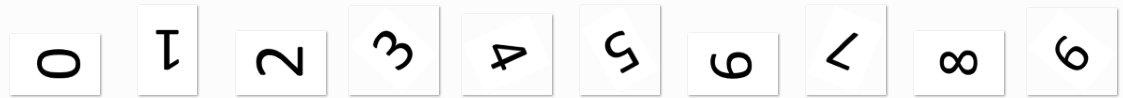
#> input picture HW5/pic.PNG, 1123 x 98 px, found by its file name
$ python 'done third XD.py'
#> lines starting #> are read from the running program, lines starting #| are printed output that depends on the picture; after the words box and inside, x2 and y2 are one past the last pixel; in counts of white or black regions, pixels touching at a corner belong together
import cv2 as cv
import imutils
import matplotlib.pyplot as plt
from time import sleep
########################################################################################################
number = []
numberkp = []
numberdsc = []
features = []
matches = []
good = []
x = []
y = []
n = 0
########################################################################################################
sift = cv.xfeatures2d.SIFT_create()
bf = cv.BFMatcher(cv.NORM_L2,crossCheck=False)
########################################################################################################
target = cv.imread("/home/mohsencactus/Opencv/HW5/pic.PNG")
#> target is the input picture: shape (98, 1123, 3); min 0, max 255, mean 241.8
#target = imutils.resize(target , height=200 , width=300)
tgkp,tgdsc = sift.detectAndCompute(target,None)
#> tgkp = 106 keypoints; strongest (x, y, size): (300, 50, 4.2), (854, 35, 4.1), (158, 32, 3.4), (621, 33, 3.8)
########################################################################################################
numberpath = "/home/mohsencactus/Opencv/HW5/Q1/"
for i in range (10):
    result = cv.imread(numberpath + str(i) + '.PNG')
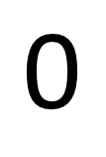
#> input picture HW5/Q1/0.PNG, 106 x 157 px, found by its file name
#> result is the input picture: shape (157, 106, 3); min 0, max 255, mean 229.7
    result = imutils.resize(result,height=len(target))
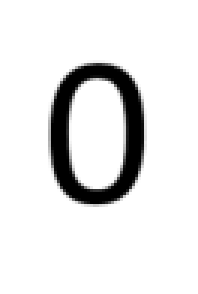
#> result: shape (98, 66, 3) (shown 3 times larger); min 0, max 255, mean 229.7
    kp,dsc = sift.detectAndCompute(result,None)
#> kp = 8 keypoints; (x, y, size): (32, 55, 8.7), (32, 55, 8.7), (32, 36, 9.9), (32, 36, 9.9), (32, 53, 9.9), (32, 53, 9.9), (33, 34, 9), (33, 34, 9)
    number.append(result)
    numberkp.append(kp)
    numberdsc.append(dsc)
########################################################################################################
    match = bf.match(tgdsc,numberdsc[i])
#> match = 106 matches
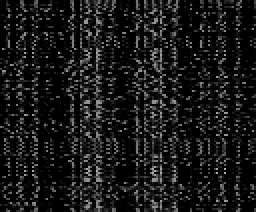
#> tgdsc: shape (106, 128) float32 (shown 2 times larger); min 0, max 172, mean 24.2
    match = sorted(match,key= lambda x:x.distance)
    matches.append(match)
########################################################################################################
    if i != 3:
        x = int(tgkp[match[n].queryIdx].pt[0])
#> x = 67
        y = int(tgkp[match[n].queryIdx].pt[1])
#> y = 63
        cv.circle(target,(x,y),5,(255,0,0),5)
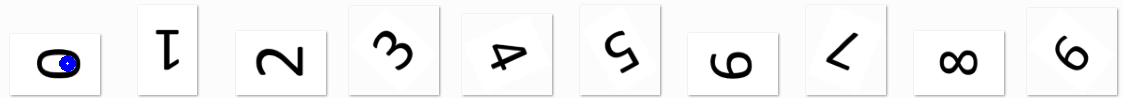
#> target: shape (98, 1123, 3); 0.19% of pixels changed, all inside (x1, y1, x2, y2) = (59, 55, 76, 72)
        cv.putText(target,str(i),(x,y-20),cv.FONT_HERSHEY_DUPLEX,1.0,(255, 0, 0), 1)
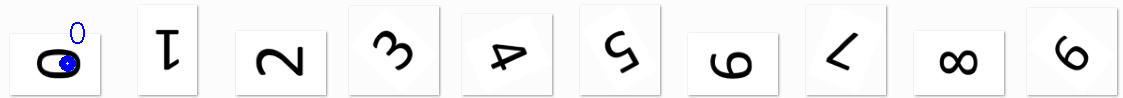
#> target: shape (98, 1123, 3); 0.09% of pixels changed, all inside (x1, y1, x2, y2) = (70, 22, 85, 44)
    else :
        x = int(tgkp[match[2].queryIdx].pt[0])
        y = int(tgkp[match[2].queryIdx].pt[1])
        cv.circle(target,(x,y),5,(255,0,0),5)
        cv.putText(target,str(i),(x,y-30),cv.FONT_HERSHEY_DUPLEX,1.0,(255, 0, 0), 1)
########################################################################################################
    matchimg = cv.drawMatches(target,tgkp,number[i],numberkp[i],match[0:5],None)
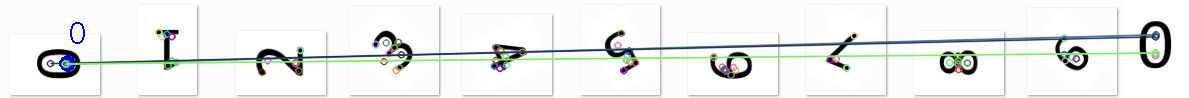
#> matchimg: shape (98, 1189, 3); mean B, G, R 235.9, 237.1, 234.8
#> (the run stopped early here; a loop or call above may not have finished)
